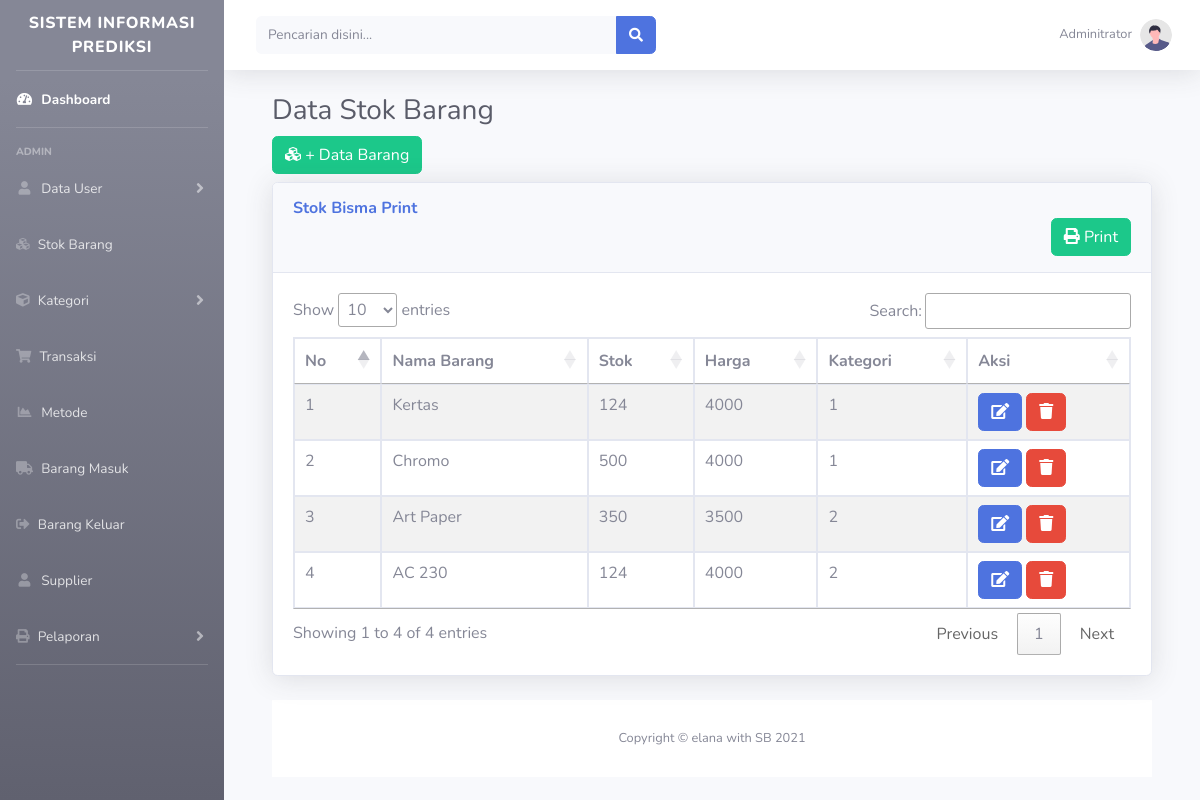
The app's page /?halaman=stok (signed in) with its own data.
### tables this page shows
CREATE TABLE `stok` (
  `id` int(11) NOT NULL,
  `nama_barang` varchar(150) NOT NULL,
  `jenis` varchar(100) NOT NULL,
  `stok` int(11) DEFAULT NULL,
  `harga` int(50) NOT NULL,
  `kategori` varchar(150) NOT NULL
);

### page/stok/index_barang.php (the view)
<div class="container-fluid">
    <h1 class="h3 mb-2 text-gray-800">Data Stok Barang </h1>
    <div class="box">
        <div class="box-header">
            <h3 class="box-title"><span class="pull-right"><a href="?halaman=stok&aksi=tambah" class="btn btn-success"><i class="fa fa-cubes"></i> + Data Barang</a></span></h3>
           <div class="box">
            <div class="card shadow mb-4">
                <div class="card-header py-3">
                    <h6 class="m-0 font-weight-bold text-primary">Stok Bisma Print</h6>
                     <span class="float-right">
                    <a href="?halaman=stok&aksi=print" class="btn btn-success"><i class="fa fa-print"></i> Print </a></span>
                </div>
                <div class="card-body">
                    <div class="table-responsive">
                        <table id="example1" class="table table-bordered table-striped">
                            <thead>
                                <tr>
                                    <th>No</th>
                                    <th>Nama Barang</th>
                                    <th>Stok</th>
                                    <th>Harga</th>
                                    <th>Kategori</th>
                                    <th>Aksi</th>
                                </tr>
                            </thead>
                            <tbody>
                                <?php
                                $no = 1;
                                $sql = "select * from stok";
                                $query = mysqli_query($conn, $sql);
                                while ($row = mysqli_fetch_assoc($query)) :
                                ?>
                                    <tr>
                                        <td><?= $no ?></td>
                                        <td><?= $row['nama_barang'] ?></td>
                                        <td><?= $row['stok'] ?></td>
                                        <td><?= $row['harga'] ?></td>
                                        <td><?= $row['kategori'] ?></td>
                                        <td>
                                            <a href="?halaman=stok&aksi=edit&id=<?= $row['id'] ?>" class="btn btn-primary"><i class="fa fa-edit"></i></a>
                                            <a href="?halaman=stok&aksi=delete&id=<?= $row['id'] ?>" class="btn btn-danger" onclick="return confirm('Apakah data akan dihapus?')"><i class="fa fa-trash"></i></a>
                                        </td>
                                    </tr>
                                <?php $no++;
                                endwhile; ?>
                            </tbody>
                        </table>
                    </div>
                </div>
            </div>
        </div>

### records on screen
stok: nama_barang "Kertas", stok "124", harga "4000", kategori "1"
stok: nama_barang "Chromo", stok "500", harga "4000", kategori "1"
stok: nama_barang "Art Paper", stok "350", harga "3500", kategori "2"
stok: nama_barang "AC 230", stok "124", harga "4000", kategori "2"
